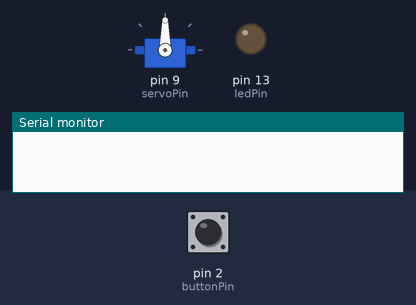
Bench run of a sketch on a simulated Arduino Uno, built with avr-gcc and run on an emulated ATmega328P. Parts: servo, output pins drawn as LEDs (lit = HIGH), the last lines printed to the serial monitor. Dashed ring = blinking. The inputs (shaded band) are chosen by the test bench; at power-on: pin 2 (buttonPin) LOW.

Above: at 1.2 s.
1.3 s: pin 2 (buttonPin) pulled HIGH for 0.15 s
At 2.1 s:
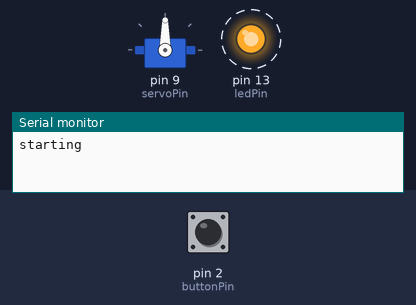
4.4 s: pin 2 (buttonPin) pulled HIGH for 3.2 s
At 8.1 s:
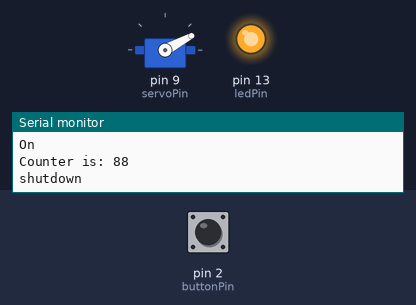
10.0 s: pin 2 (buttonPin) pulled HIGH for 3.2 s
At 15.4 s:
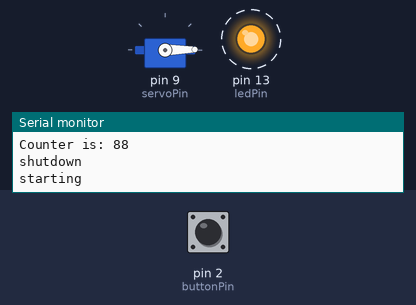
Timing chart, 0 to 21.6 s (numbered marks = the images above; inputs shaded):
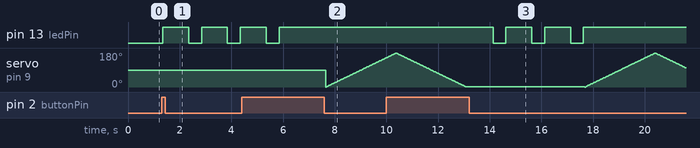

The sketch:

led_sequence_servo.ino
```cpp
#include <Servo.h>

// this constant won't change:
const int  buttonPin = 2;    // the pin that the pushbutton is attached to
const int ledPin = 13;       // the pin that the LED is attached to
const int servoPin = 9;     // the pin that the servo is attached to

//defines the servo
Servo servo;

// Variables will change:
int buttonState = 0;         // current state of the button
int lastButtonState = 0;     // previous state of the button
int counter = 0;
int stateTracker = 0;          // used to prevent double off-sequencing
int angle = 0;              // servo position in degrees


void setup() {
  // initialize the button pin as a input:
  pinMode(buttonPin, INPUT);
  // initialize the LED as an output:
  pinMode(ledPin, OUTPUT);
  // initialize serial communication:
  Serial.begin(9600);

  //initializes the servo
  servo.attach(servoPin);
}


void loop() {
  // read the pushbutton input pin:
  buttonState = digitalRead(buttonPin);

  //****************************************************
  /* state change sequences */
  //****************************************************

  // compare the buttonState to its previous state and see if it changed
  if (buttonState != lastButtonState) {
    // Delay a little bit to avoid bouncing
    delay(50);
    // if the state changed and the switch is high
    if (buttonState == HIGH) {

      startup();

    }

    // if the state changed and the switch is low
    if ((buttonState == LOW) && (stateTracker == 1))

    {
      turnoff();
    }


  }


  //****************************************************
  /* while it is on sequences */
  //****************************************************

  // if the counter > 0 the startup sequence has been initiated
  if ((counter > 0) && (counter < 100)) {
    on();
  }


  // if counter > 99 it is time to shut down
  if (counter > 99) {
    turnoff();
  }


  //****************************************************
  /* housecleaning sequence */
  //****************************************************
  // save the current state as the last state,
  //for next time through the loop
  lastButtonState = buttonState;


}

//****************************************************
/* functions */
//****************************************************

// this function is "void" becuase it is not expected to return a value - it just does something
// this is the startup  sequence where it flashes the LED on 3 times for 1 second each and then stays on
void startup() {
  Serial.println("starting");
  digitalWrite(ledPin, HIGH);
  delay(1000);
  digitalWrite(ledPin, LOW);
  delay(500);
  digitalWrite(ledPin, HIGH);
  delay(1000);
  digitalWrite(ledPin, LOW);
  delay(500);
  digitalWrite(ledPin, HIGH);
  delay(1000);
  digitalWrite(ledPin, LOW);
  delay(500);
  digitalWrite(ledPin, HIGH);
  counter = 1;
  stateTracker = 1;
  Serial.println("Startup complete");

}

// this is the on function
void on() {
  Serial.println("On");
  // may add a count on this line at some point
  digitalWrite(ledPin,  HIGH);
  //increases counter
  counter += 1;
  Serial.print("Counter is: ");
  Serial.println(counter);
}

//  this is the shutdow function
void turnoff() {
  Serial.println("shutdown");
  //start at angle 0 and then move towards 180
  for(angle = 0; angle < 180; angle++) {
    //update the servo with the new angle
    servo.write(angle);
    delay(15);
  }
  // now come back
  for(angle = 180; angle >0; angle--) {
    servo.write(angle);
    delay(15);
  }
  counter = 0;
  stateTracker = 0;

}
```

Measured:
- after the input at 1.3 s, pin 13 (ledPin): alternates HIGH for 1.0 s and LOW for 0.50 s, starting after 0.05 s
- after the input at 10.0 s, pin 13 (ledPin): alternates HIGH for 1.0 s and LOW for 0.50 s, 6 changes in all, then stays HIGH, starting after 4.1 s
